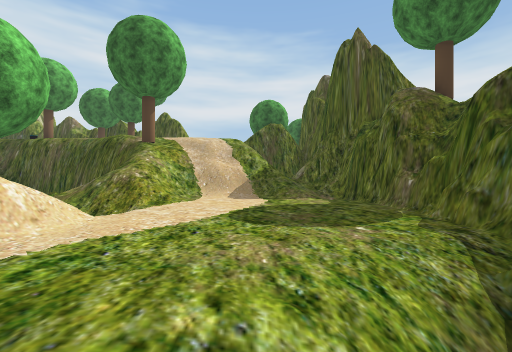
[1] (above)

19 first-person views from a walk through a scene from a Unity 3-D project. The camera is 1.4 m above the floor, looks level and sees 90° across. The floor is counted in squares, 2 m on a side. Each view is taken from the middle of a square. On the plan, view 1 faces up. The plan holds only what a view shows up to about 9 squares ahead; the rest is blank. The place goes on beyond the plan. Some trees and plants on the terrain are drawn as simple stand-ins. The player character is not drawn. Some surface patterns are stand-ins.

[2]
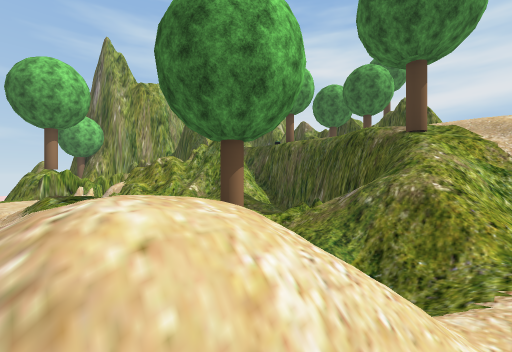

[3]
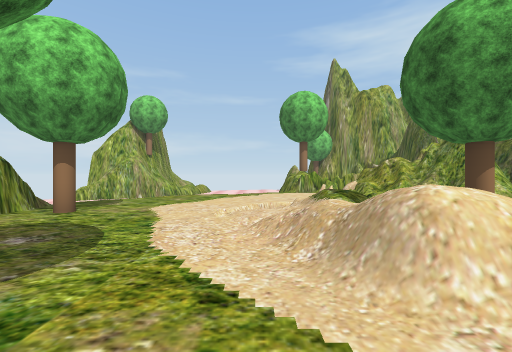

[4]
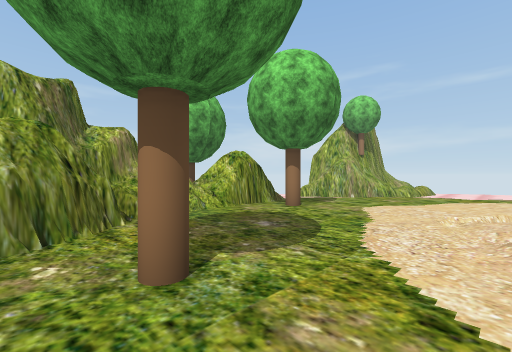

[5]
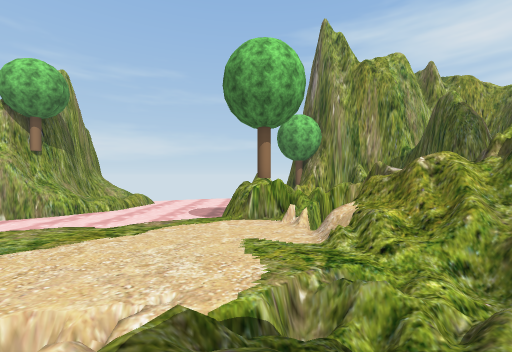

[6]
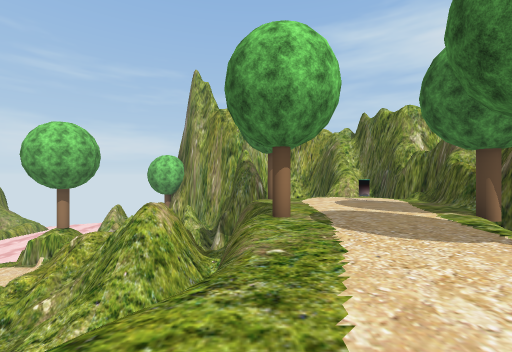

[7]
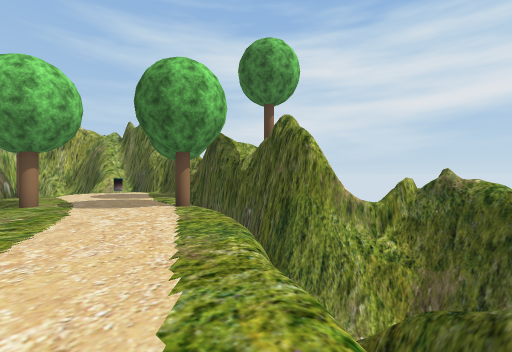

[8]
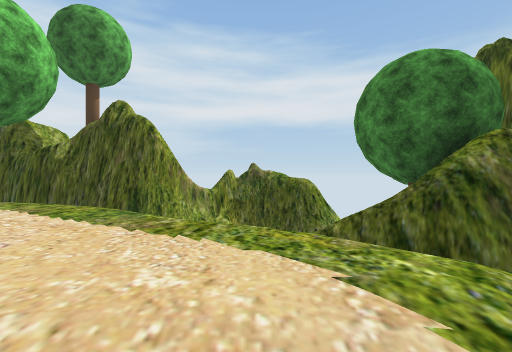

[9]
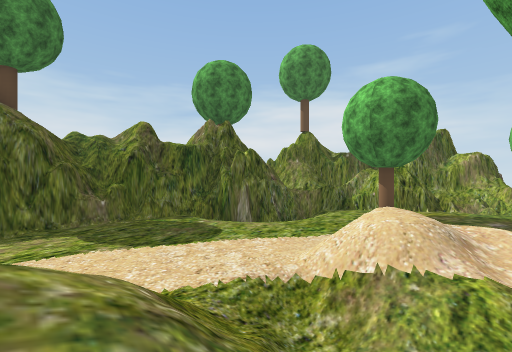

[10]
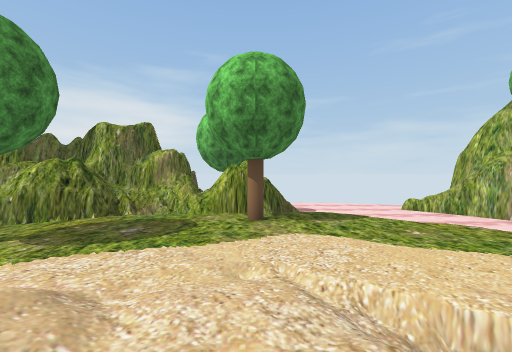

[11]
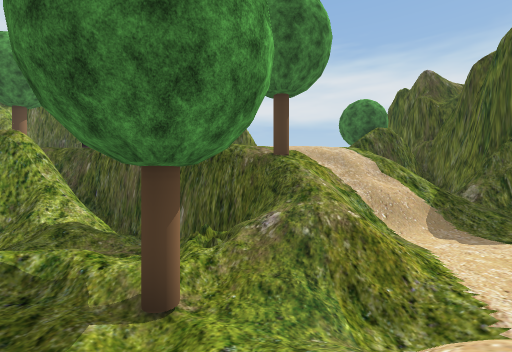

[12]
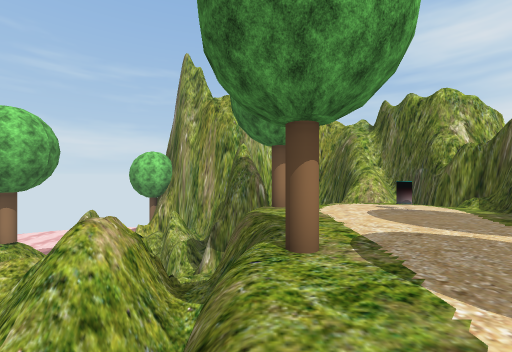

[13]
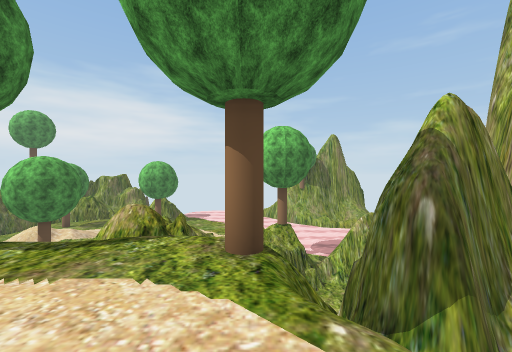

[14]
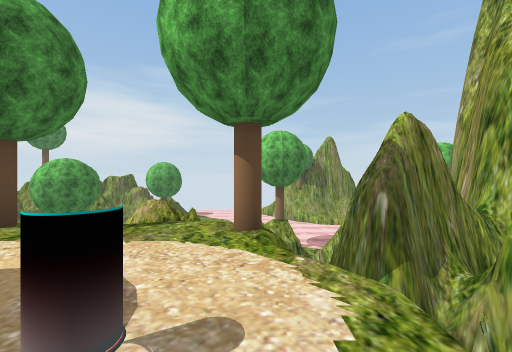

[15]
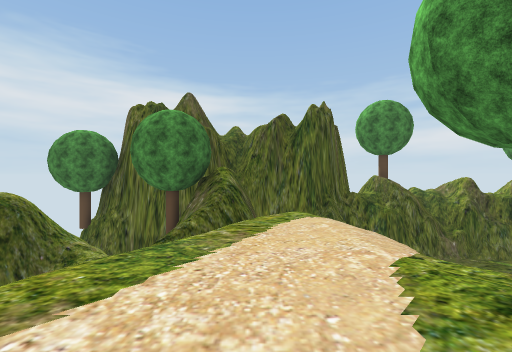

[16]
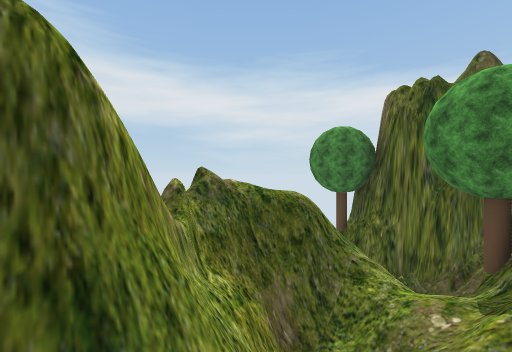

[17]
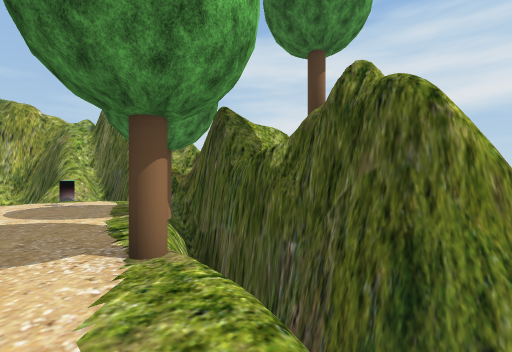

[18]
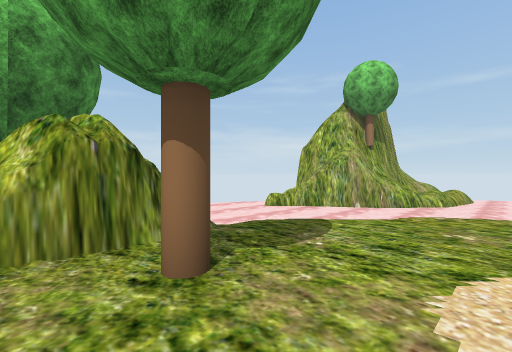

[19]
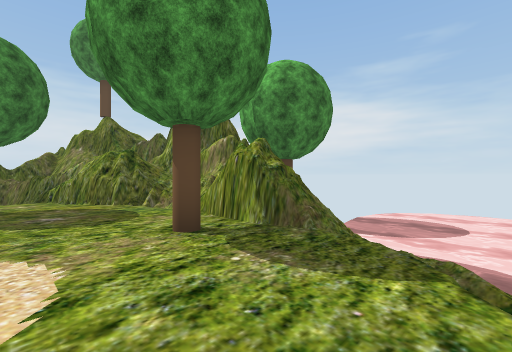

### Floor plan
Key: @ floor where view 1 was taken; # wall or solid block; . main floor; : floor 0.25 m higher than the main floor; - floor 0.25 m lower than the main floor; _ floor 0.5 m lower than the main floor; + floor 1 m higher than the main floor; < floor 1 m lower than the main floor; * floor 3 m higher than the main floor; % floor 4 m higher than the main floor; & floor 4.25 m higher than the main floor; / step, stairs or slope; = window, fence, low wall or low ledge; ≈ water the walk keeps out of; ^ raised ledge; v drop or lower ground; T tree.
Columns run from 15 left of view 1 to 3 right of it. Each row starts with its distance up from view 1.
 17            ###^
 16    ##      #vv^#
 15 ############vvv ##
 14 ## &&&&Tvvvvvvvvv#
 13 ##v&#&&&&T%v vv###
 12   v&&&&&&&&&vvv##
 11 vvv&&&&&&&&&&&v###
 10 ##vT&/vT&&&&&&%  #
  9 ##v vvvvvv/%/////#
  8 vvv v##v/<##*////##
  7 vv  ^##//_=#//////#
  6  v #^^#///////....#
  5 vv^^v=/#//////....#
  4 vv^#v:./ .T-/.....#
  3   ##...///:///....#
  2 ≈  v...#///+/..../#
  1 ≈≈ ≈..../:./.../###
  0 ≈≈  ≈..........@#
 -1 ≈≈≈ ≈........T./#
 -2 ≈≈≈  ≈ ......./##
 -3 ≈≈≈≈  ≈..T...###
 -4 #≈≈≈≈ ≈v####=#
 -5 ##≈≈≈≈≈≈######
 -6  ##≈≈≈≈≈≈ T#

Positions as (right, up) in squares from view 1, and headings:
1: (0, 0), facing up
2: (-2, 2), facing up-left
3: (-1, 1), facing left
4: (-1, 1), facing down-left
5: (-6, 3), facing left
6: (-4, 10), facing left
7: (-1, 10), facing up-left
8: (-2, 9), facing up
9: (-4, 6), facing down-right
10: (-6, 3), facing down
11: (-4, 2), facing up
12: (-6, 10), facing left
13: (-12, 13), facing down
14: (-12, 14), facing down
15: (-6, 11), facing right
16: (-5, 13), facing up-right
17: (-4, 12), facing up-left
18: (-5, -1), facing down-left
19: (-9, -1), facing down-right
